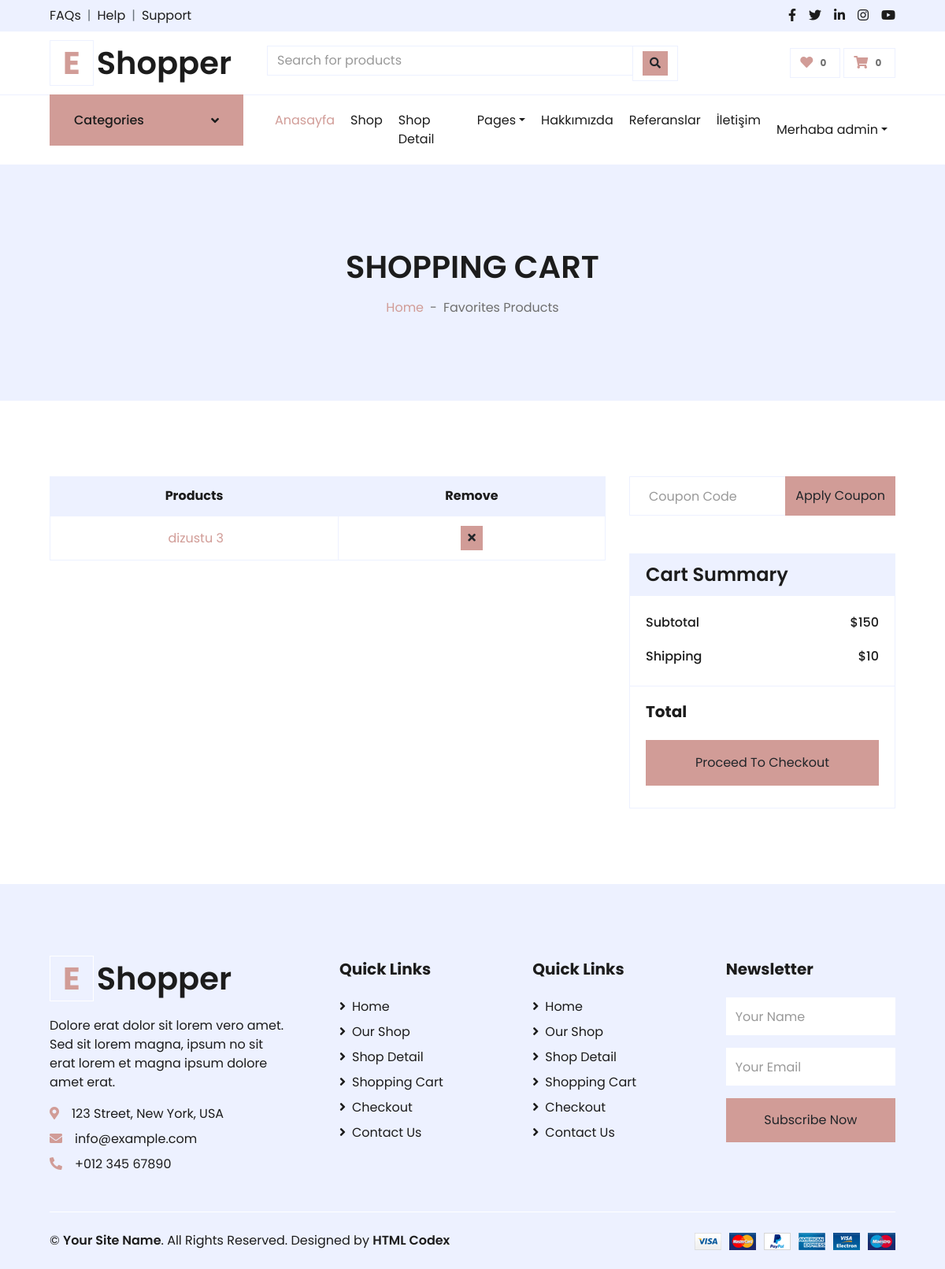
Before: /order/favorites (signed in) with the older database file.
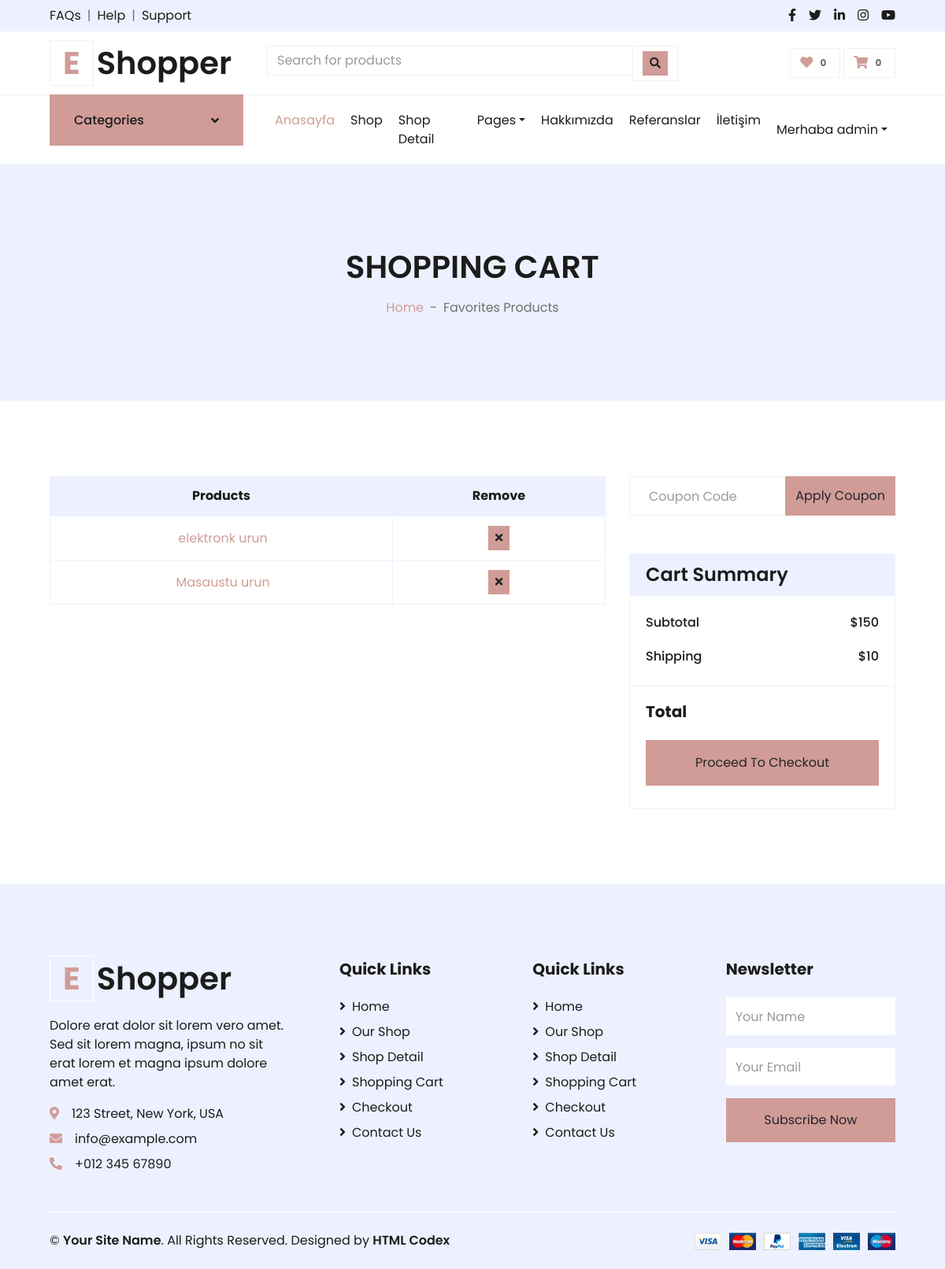
After: the same page with the newer database file.
### order/models.py (models this page shows)
class AddFavorite(models.Model):
    user = models.ForeignKey(User, on_delete=models.SET_NULL, null=True)
    product = models.ForeignKey(Product, on_delete=models.SET_NULL, null=True)
    def __str__(self):
        return self.product.title

### product/models.py (models this page shows, shortened)
class Product(models.Model):
    STATUS = (
        ('True', 'Evet'),
        ('False', 'Hayir'),
    )
    category = models.ForeignKey(Category, on_delete=models.CASCADE)  # many to one relation with Category
    title = models.CharField(max_length=150)
    keywords = models.CharField(blank=True, max_length=255)
    description = models.TextField(blank=True, max_length=255)
    image = models.ImageField(blank=True, upload_to='images/')
    price = models.FloatField()
    amount = models.IntegerField(default=0)
    detail = RichTextUploadingField()
    status = models.CharField(max_length=10, choices=STATUS, default='False')
    create_at = models.DateTimeField(auto_now_add=True)
    update_at = models.DateTimeField(auto_now=True)
    slug = models.SlugField(null=False, unique=True)
    user = models.ForeignKey(User, on_delete=models.CASCADE)
    def image_tag(self):
        return mark_safe('<img src="{}" height="50"/>'.format(self.image.url))
    image_tag.short_descripion = 'Image'

### order/views.py (the view)
# urls.py: path("favorites", views.favorites, name="favorites"),
def favorites(request):
    category = Category.objects.all()
    current_user = request.user  # Access User Session information
    favorites = AddFavorite.objects.filter(user_id=current_user.id)
    context = {'favorites': favorites,
               'category': category
               }
    return render(request, 'favorites_products.html', context)

### order/templates/favorites_products.html (shortened to what this page needs)
{% extends 'homebase.html' %}
{% block sidebar %} {% include 'sidebar.html' %}  {% endblock %}
{% block body %}
    <div class="container-fluid bg-secondary mb-5">
        <div class="d-flex flex-column align-items-center justify-content-center" style="min-height: 300px">
            <h1 class="font-weight-semi-bold text-uppercase mb-3">Shopping Cart</h1>
            <div class="d-inline-flex">
                <p class="m-0"><a href="">Home</a></p>
                <p class="m-0 px-2">-</p>
                <p class="m-0">Favorites Products</p>
            </div>
        </div>
    </div>
    <div class="container-fluid pt-5">
        <div class="row px-xl-5">
            <div class="col-lg-8 table-responsive mb-5">
                <table class="table table-bordered text-center mb-0">
                    <thead class="bg-secondary text-dark">
                    <tr>
                        <th>Products</th>
                        <th>Remove</th>
                    </tr>
                    </thead>
                    <tbody class="align-middle">
                    {% for fav in favorites %}
                        <tr>
                            <td class="align-middle">
                                 <a href="{% url 'productDetail' fav.product.id fav.product.slug %}">
                                {{ fav }}</a></td>
                            <td>
                                <a href="/order/delfavorite/{{ fav.id }}">
                                    <button class="btn btn-sm btn-primary"><i class="fa fa-times"></i></button>
                                </a>
                            </td>
                        </tr>
                    {% endfor %}
                    </tbody>
                </table>
            </div>
            <div class="col-lg-4">
                <form class="mb-5" action="">
                    <div class="input-group">
                        <input type="text" class="form-control p-4" placeholder="Coupon Code">
                        <div class="input-group-append">
                            <button class="btn btn-primary">Apply Coupon</button>
                        </div>
                    </div>
                </form>
                <div class="card border-secondary mb-5">
                    <div class="card-header bg-secondary border-0">
                        <h4 class="font-weight-semi-bold m-0">Cart Summary</h4>
                    </div>
                    <div class="card-body">
                        <div class="d-flex justify-content-between mb-3 pt-1">
                            <h6 class="font-weight-medium">Subtotal</h6>
                            <h6 class="font-weight-medium">$150</h6>
                        </div>
                        <div class="d-flex justify-content-between">
                            <h6 class="font-weight-medium">Shipping</h6>
                            <h6 class="font-weight-medium">$10</h6>
                        </div>
                    </div>
                    <div class="card-footer border-secondary bg-transparent">
                        <div class="d-flex justify-content-between mt-2">
                            <h5 class="font-weight-bold">Total</h5>
                        </div>
                        <a href="/order/orderproduct">
                            <button class="btn btn-block btn-primary my-3 py-3">Proceed To Checkout</button>
                        </a>
                    </div>
                </div>
            </div>
        </div>
    </div>
{% endblock %}

### home/templates/homebase.html (shortened to what this page needs)
{%  load static %}
<!DOCTYPE html>
<html lang="en">
<head>
    <link href="https://cdnjs.cloudflare.com/ajax/libs/font-awesome/5.10.0/css/all.min.css" rel="stylesheet">
    <link href="{% static 'lib/owlcarousel/assets/owl.carousel.min.css'%}" rel="stylesheet">
    <link href="{% static 'css/style.css'%}" rel="stylesheet">
</head>
<body>
{% include 'header.html' %}
{% block sidebar %} {% endblock %}
{% block body %} {% endblock %}
{% include 'footer.html' %}
</body>
</html>

### home/templates/header.html (shortened to what this page needs)
{%  load static %}
    <div class="container-fluid">
        <div class="row bg-secondary py-2 px-xl-5">
            <div class="col-lg-6 d-none d-lg-block">
                <div class="d-inline-flex align-items-center">
                    <a class="text-dark" href="">FAQs</a>
                    <span class="text-muted px-2">|</span>
                    <a class="text-dark" href="">Help</a>
                    <span class="text-muted px-2">|</span>
                    <a class="text-dark" href="">Support</a>
                </div>
            </div>
            <div class="col-lg-6 text-center text-lg-right">
                <div class="d-inline-flex align-items-center">
                    <a class="text-dark px-2" href="">
                        <i class="fab fa-facebook-f"></i>
                    </a>
                    <a class="text-dark px-2" href="">
                        <i class="fab fa-twitter"></i>
                    </a>
                    <a class="text-dark px-2" href="">
                        <i class="fab fa-linkedin-in"></i>
                    </a>
                    <a class="text-dark px-2" href="">
                        <i class="fab fa-instagram"></i>
                    </a>
                    <a class="text-dark pl-2" href="">
                        <i class="fab fa-youtube"></i>
                    </a>
                </div>
            </div>
        </div>
        <div class="row align-items-center py-3 px-xl-5">
            <div class="col-lg-3 d-none d-lg-block">
                <a href="" class="text-decoration-none">
                    <h1 class="m-0 display-5 font-weight-semi-bold"><span class="text-primary font-weight-bold border px-3 mr-1">E</span>Shopper</h1>
                </a>
            </div>
            <div class="col-lg-6 col-6 text-left">
                <form action="/search/" method="post" >
                    <div class="input-group">
                        <input type="text" class="form-control" placeholder="Search for products" name="query">
                        <div class="input-group-append">
                            <span class="input-group-text bg-transparent text-primary">
                            <button class="btn btn-sm btn-primary btn-search" >
                                        <i class="fa fa-search"></i>
                                        </button>
                            </span>
                        </div>
                    </div>
                </form>
            </div>
            <div class="col-lg-3 col-6 text-right">
                <a href="/order/favorites" class="btn border">
                    <i class="fas fa-heart text-primary"></i>
                    <span class="badge">{% if request.session.favorite_items > 0 %}
                    {{ request.session.favorite_items }}
                        {% else %}
                        0
                    {% endif %}</span>
                </a>
                <a href="/order/shopcart" class="btn border">
                    <i class="fas fa-shopping-cart text-primary"></i>
                    <span class="badge">{% if request.session.cart_items > 0 %}
                    {{ request.session.cart_items }}
                        {% else %}
                        0
                    {% endif %} </span>
                </a>
            </div>
        </div>
    </div>

### home/templates/sidebar.html (shortened to what this page needs)
{%  load static %}
{% if page == 'home' %}
    <div class="container-fluid mb-5">
{% else %}
  <div class="container-fluid">
      {% endif %}
        <div class="row border-top px-xl-5">
            <div class="col-lg-3 d-none d-lg-block">
                <a class="btn shadow-none d-flex align-items-center justify-content-between bg-primary text-white w-100" data-toggle="collapse" href="#navbar-vertical" style="height: 65px; margin-top: -1px; padding: 0 30px;">
                    <h6 class="m-0">Categories</h6>
                    <i class="fa fa-angle-down text-dark"></i>
                </a>
                        {% load mptt_tags %}
            </div>
            <div class="col-lg-9">
                <nav class="navbar navbar-expand-lg bg-light navbar-light py-3 py-lg-0 px-0">
                    <div class="collapse navbar-collapse justify-content-between" id="navbarCollapse">
                        <div class="navbar-nav mr-auto py-0">
                            <a href="/" class="nav-item nav-link active">Anasayfa</a>
                            <a href="shop.html" class="nav-item nav-link">Shop</a>
                            <a href="detail.html" class="nav-item nav-link">Shop Detail</a>
                            <div class="nav-item dropdown">
                                <a href="#" class="nav-link dropdown-toggle" data-toggle="dropdown">Pages</a>
                            </div>
                            <a href="/hakkimizda" class="nav-item nav-link">Hakkımızda</a>
                            <a href="/referanslar" class="nav-item nav-link">Referanslar</a>
                            <a href="/iletisim" class="nav-item nav-link">İletişim</a>
                        </div>
                        <div class="navbar-nav ml-auto py-0">
                            {%  if user.id is not None %}
                            <div class="nav-item dropdown">
                                <a href="#" class="nav-link dropdown-toggle" data-toggle="dropdown"> Merhaba {{ user.username }}</a>
                            </div>
                                {% else %}
                                  <a href="/login" class="nav-item nav-link">Login</a>
                            <a href="/signup" class="nav-item nav-link">Signup</a>
                            {% endif %}
                        </div>
                    </div>
                </nav>
            </div>
        </div>
    </div>

### home/templates/footer.html (shortened to what this page needs)
{% load static %}
    <div class="container-fluid bg-secondary text-dark mt-5 pt-5">
        <div class="row px-xl-5 pt-5">
            <div class="col-lg-4 col-md-12 mb-5 pr-3 pr-xl-5">
                <a href="" class="text-decoration-none">
                    <h1 class="mb-4 display-5 font-weight-semi-bold"><span class="text-primary font-weight-bold border border-white px-3 mr-1">E</span>Shopper</h1>
                </a>
                <p>Dolore erat dolor sit lorem vero amet. Sed sit lorem magna, ipsum no sit erat lorem et magna ipsum dolore amet erat.</p>
                <p class="mb-2"><i class="fa fa-map-marker-alt text-primary mr-3"></i>123 Street, New York, USA</p>
                <p class="mb-2"><i class="fa fa-envelope text-primary mr-3"></i>info@example.com</p>
                <p class="mb-0"><i class="fa fa-phone-alt text-primary mr-3"></i>+012 345 67890</p>
            </div>
            <div class="col-lg-8 col-md-12">
                <div class="row">
                    <div class="col-md-4 mb-5">
                        <h5 class="font-weight-bold text-dark mb-4">Quick Links</h5>
                        <div class="d-flex flex-column justify-content-start">
                            <a class="text-dark mb-2" href="index.html"><i class="fa fa-angle-right mr-2"></i>Home</a>
                            <a class="text-dark mb-2" href="shop.html"><i class="fa fa-angle-right mr-2"></i>Our Shop</a>
                            <a class="text-dark mb-2" href="detail.html"><i class="fa fa-angle-right mr-2"></i>Shop Detail</a>
                            <a class="text-dark mb-2" href="cart.html"><i class="fa fa-angle-right mr-2"></i>Shopping Cart</a>
                            <a class="text-dark mb-2" href="checkout.html"><i class="fa fa-angle-right mr-2"></i>Checkout</a>
                            <a class="text-dark" href="contact.html"><i class="fa fa-angle-right mr-2"></i>Contact Us</a>
                        </div>
                    </div>
                    <div class="col-md-4 mb-5">
                        <h5 class="font-weight-bold text-dark mb-4">Quick Links</h5>
                        <div class="d-flex flex-column justify-content-start">
                            <a class="text-dark mb-2" href="index.html"><i class="fa fa-angle-right mr-2"></i>Home</a>
                            <a class="text-dark mb-2" href="shop.html"><i class="fa fa-angle-right mr-2"></i>Our Shop</a>
                            <a class="text-dark mb-2" href="detail.html"><i class="fa fa-angle-right mr-2"></i>Shop Detail</a>
                            <a class="text-dark mb-2" href="cart.html"><i class="fa fa-angle-right mr-2"></i>Shopping Cart</a>
                            <a class="text-dark mb-2" href="checkout.html"><i class="fa fa-angle-right mr-2"></i>Checkout</a>
                            <a class="text-dark" href="contact.html"><i class="fa fa-angle-right mr-2"></i>Contact Us</a>
                        </div>
                    </div>
                    <div class="col-md-4 mb-5">
                        <h5 class="font-weight-bold text-dark mb-4">Newsletter</h5>
                        <form action="">
                            <div class="form-group">
                                <input type="text" class="form-control border-0 py-4" placeholder="Your Name" required="required" />
                            </div>
                            <div class="form-group">
                                <input type="email" class="form-control border-0 py-4" placeholder="Your Email"
                                    required="required" />
                            </div>
                            <div>
                                <button class="btn btn-primary btn-block border-0 py-3" type="submit">Subscribe Now</button>
                            </div>
                        </form>
                    </div>
                </div>
            </div>
        </div>
        <div class="row border-top border-light mx-xl-5 py-4">
            <div class="col-md-6 px-xl-0">
                <p class="mb-md-0 text-center text-md-left text-dark">
                    &copy; <a class="text-dark font-weight-semi-bold" href="#">Your Site Name</a>. All Rights Reserved. Designed
                    by
                    <a class="text-dark font-weight-semi-bold" href="https://htmlcodex.com">HTML Codex</a>
                </p>
            </div>
            <div class="col-md-6 px-xl-0 text-center text-md-right">
                <img class="img-fluid" src="{% static 'img/payments.png'%}" alt="">
            </div>
        </div>
    </div>

Changed rows visible on the page:
removed AddFavorite: product.title "dizustu 3"
added AddFavorite: product.title "elektronk urun"
added AddFavorite: product.title "Masaustu urun"
